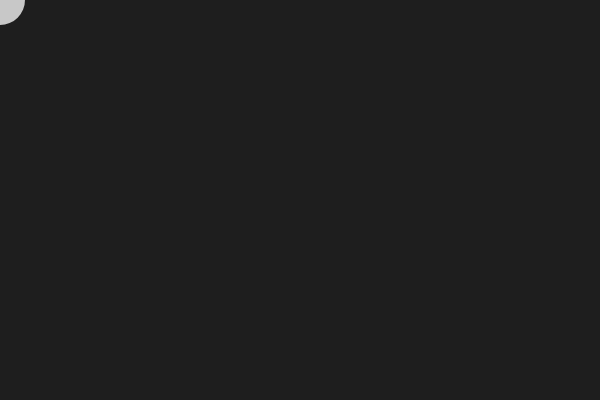
Frame 1 (no input)
Frame 60 (no input): identical to frame 1, image omitted
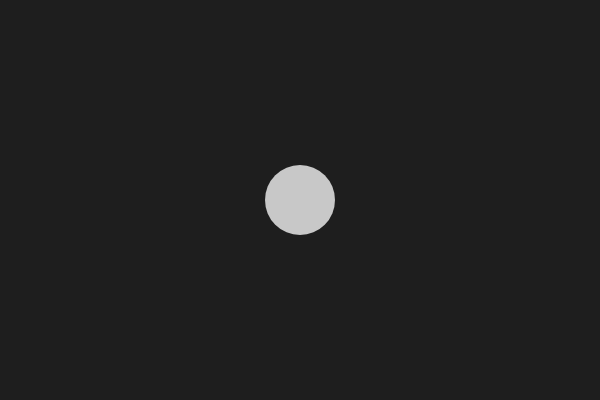
Frame 120 (the mouse pressed at the canvas centre since frame 60)

The p5.js sketch that drew these frames (run headless with seeded random() and noise() and a simulated clock; from frame 60 on, the mouse is pressed at the canvas centre):

// p5.js sketch
// ── sketch.js
let diamteter = 50;

function setup() {
    // Runs once
    createCanvas(600, 400); // width, height
}

function draw() {
    // Runs every frame (default ~60 fps)
    background(30);

    // circle
    noStroke();
    fill(200);
    circle(mouseX, mouseY, diamteter);
}

function mousePressed() {
    diamteter += 20;
    if (diamteter > 200) {
        diamteter = 50;
    }
}
